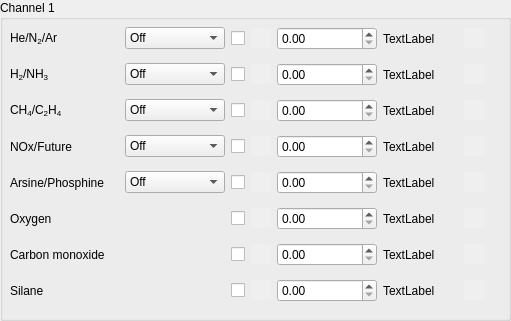
    <widget class="QGroupBox" name="groupBox_2">
     <property name="geometry">
      <rect>
       <x>20</x>
       <y>20</y>
       <width>511</width>
       <height>321</height>
      </rect>
     </property>
     <property name="title">
      <string>Channel 1</string>
     </property>
     <widget class="QWidget" name="gridLayoutWidget">
      <property name="geometry">
       <rect>
        <x>10</x>
        <y>20</y>
        <width>474</width>
        <height>291</height>
       </rect>
      </property>
      <layout class="QGridLayout" name="gridLayout">
       <item row="1" column="2">
        <widget class="QCheckBox" name="checkBox_ch1_mnf1_enable">
         <property name="enabled">
          <bool>true</bool>
         </property>
         <property name="sizePolicy">
          <sizepolicy hsizetype="Fixed" vsizetype="Fixed">
           <horstretch>0</horstretch>
           <verstretch>0</verstretch>
          </sizepolicy>
         </property>
         <property name="text">
          <string/>
         </property>
        </widget>
       </item>
       <item row="1" column="1">
        <widget class="QComboBox" name="comboBox_ch1_mnf1_gas">
         <property name="maximumSize">
          <size>
           <width>100</width>
           <height>16777215</height>
          </size>
         </property>
         <item>
          <property name="text">
           <string>Off</string>
          </property>
         </item>
         <item>
          <property name="text">
           <string>Helium</string>
          </property>
         </item>
         <item>
          <property name="text">
           <string>Nitrogen</string>
          </property>
         </item>
         <item>
          <property name="text">
           <string>Argon</string>
          </property>
         </item>
        </widget>
       </item>
       <item row="1" column="0">
        <widget class="QLabel" name="label_9">
         <property name="maximumSize">
          <size>
           <width>120</width>
           <height>16777215</height>
          </size>
         </property>
         <property name="text">
          <string>&lt;html&gt;&lt;head/&gt;&lt;body&gt;&lt;p&gt;He/N&lt;span style=&quot; vertical-align:sub;&quot;&gt;2&lt;/span&gt;/Ar&lt;/p&gt;&lt;/body&gt;&lt;/html&gt;</string>
         </property>
        </widget>
       </item>
       <item row="8" column="4">
        <widget class="QDoubleSpinBox" name="spinBox_ch1_mnf8_mfc_sp">
         <property name="minimumSize">
          <size>
           <width>100</width>
           <height>0</height>
          </size>
         </property>
         <property name="maximumSize">
          <size>
           <width>100</width>
           <height>16777215</height>
          </size>
         </property>
         <property name="maximum">
          <double>201.000000000000000</double>
         </property>
        </widget>
       </item>
       <item row="8" column="2">
        <widget class="QCheckBox" name="checkBox_ch1_mnf8_enable">
         <property name="enabled">
          <bool>true</bool>
         </property>
         <property name="sizePolicy">
          <sizepolicy hsizetype="Fixed" vsizetype="Fixed">
           <horstretch>0</horstretch>
           <verstretch>0</verstretch>
          </sizepolicy>
         </property>
         <property name="text">
          <string/>
         </property>
        </widget>
       </item>
       <item row="1" column="6">
        <widget class="QLabel" name="label_ch1_mnf1_mfc_status">
         <property name="maximumSize">
          <size>
           <width>20</width>
           <height>20</height>
          </size>
         </property>
         <property name="autoFillBackground">
          <bool>true</bool>
         </property>
         <property name="text">
          <string/>
         </property>
        </widget>
       </item>
       <item row="4" column="0">
        <widget class="QLabel" name="label_51">
         <property name="maximumSize">
          <size>
           <width>120</width>
           <height>16777215</height>
          </size>
         </property>
         <property name="text">
          <string>NOx/Future</string>
         </property>
        </widget>
       </item>
       <item row="7" column="4">
        <widget class="QDoubleSpinBox" name="spinBox_ch1_mnf7_mfc_sp">
         <property name="minimumSize">
          <size>
           <width>100</width>
           <height>0</height>
          </size>
         </property>
         <property name="maximumSize">
          <size>
           <width>100</width>
           <height>16777215</height>
          </size>
         </property>
         <property name="maximum">
          <double>201.000000000000000</double>
         </property>
        </widget>
       </item>
       <item row="6" column="5">
        <widget class="QLabel" name="label_ch1_mnf6_mfc_rb">
         <property name="maximumSize">
          <size>
           <width>75</width>
           <height>16777215</height>
          </size>
         </property>
         <property name="text">
          <string>TextLabel</string>
         </property>
        </widget>
       </item>
       <item row="5" column="3">
        <widget class="QLabel" name="label_ch1_valve5_status">
         <property name="minimumSize">
          <size>
           <width>20</width>
           <height>20</height>
          </size>
         </property>
         <property name="maximumSize">
          <size>
           <width>20</width>
           <height>20</height>
          </size>
         </property>
         <property name="autoFillBackground">
          <bool>true</bool>
         </property>
         <property name="text">
          <string/>
         </property>
        </widget>
       </item>
       <item row="2" column="2">
        <widget class="QCheckBox" name="checkBox_ch1_mnf2_enable">
         <property name="enabled">
          <bool>true</bool>
         </property>
         <property name="sizePolicy">
          <sizepolicy hsizetype="Fixed" vsizetype="Fixed">
           <horstretch>0</horstretch>
           <verstretch>0</verstretch>
          </sizepolicy>
         </property>
         <property name="text">
          <string/>
         </property>
        </widget>
       </item>
       <item row="6" column="4">
        <widget class="QDoubleSpinBox" name="spinBox_ch1_mnf6_mfc_sp">
         <property name="minimumSize">
          <size>
           <width>100</width>
           <height>0</height>
          </size>
         </property>
         <property name="maximumSize">
          <size>
           <width>100</width>
           <height>16777215</height>
          </size>
         </property>
         <property name="maximum">
          <double>201.000000000000000</double>
         </property>
        </widget>
       </item>
       <item row="6" column="2">
        <widget class="QCheckBox" name="checkBox_ch1_mnf6_enable">
         <property name="enabled">
          <bool>true</bool>
         </property>
         <property name="sizePolicy">
          <sizepolicy hsizetype="Fixed" vsizetype="Fixed">
           <horstretch>0</horstretch>
           <verstretch>0</verstretch>
          </sizepolicy>
         </property>
         <property name="text">
          <string/>
         </property>
        </widget>
       </item>
       <item row="2" column="6">
        <widget class="QLabel" name="label_ch1_mnf2_mfc_status">
         <property name="maximumSize">
          <size>
           <width>20</width>
           <height>20</height>
          </size>
         </property>
         <property name="autoFillBackground">
          <bool>true</bool>
         </property>
         <property name="text">
          <string/>
         </property>
        </widget>
       </item>
       <item row="6" column="0">
        <widget class="QLabel" name="label_12">
         <property name="maximumSize">
          <size>
           <width>120</width>
           <height>16777215</height>
          </size>
         </property>
         <property name="text">
          <string>Oxygen</string>
         </property>
        </widget>
       </item>
       <item row="5" column="1">
        <widget class="QComboBox" name="comboBox_ch1_mnf5_gas">
         <property name="maximumSize">
          <size>
           <width>100</width>
           <height>16777215</height>
          </size>
         </property>
         <item>
          <property name="text">
           <string>Off</string>
          </property>
         </item>
         <item>
          <property name="text">
           <string>Phosphine</string>
          </property>
         </item>
         <item>
          <property name="text">
           <string>Arsine</string>
          </property>
         </item>
        </widget>
       </item>
       <item row="6" column="6">
        <widget class="QLabel" name="label_ch1_mnf6_mfc_status">
         <property name="maximumSize">
          <size>
           <width>20</width>
           <height>20</height>
          </size>
         </property>
         <property name="autoFillBackground">
          <bool>true</bool>
         </property>
         <property name="text">
          <string/>
         </property>
        </widget>
       </item>
       <item row="7" column="5">
        <widget class="QLabel" name="label_ch1_mnf7_mfc_rb">
         <property name="maximumSize">
          <size>
           <width>75</width>
           <height>16777215</height>
          </size>
         </property>
         <property name="text">
          <string>TextLabel</string>
         </property>
        </widget>
       </item>
       <item row="8" column="0">
        <widget class="QLabel" name="label_49">
         <property name="maximumSize">
          <size>
           <width>120</width>
           <height>16777215</height>
          </size>
         </property>
         <property name="text">
          <string>Silane</string>
         </property>
        </widget>
       </item>
       <item row="1" column="5">
        <widget class="QLabel" name="label_ch1_mnf1_mfc_rb">
         <property name="maximumSize">
          <size>
           <width>75</width>
           <height>16777215</height>
          </size>
         </property>
         <property name="text">
          <string>TextLabel</string>
         </property>
        </widget>
       </item>
       <item row="3" column="6">
        <widget class="QLabel" name="label_ch1_mnf3_mfc_status">
         <property name="maximumSize">
          <size>
           <width>20</width>
           <height>20</height>
          </size>
         </property>
         <property name="autoFillBackground">
          <bool>true</bool>
         </property>
         <property name="text">
          <string/>
         </property>
        </widget>
       </item>
       <item row="3" column="3">
        <widget class="QLabel" name="label_ch1_valve3_status">
         <property name="minimumSize">
          <size>
           <width>20</width>
           <height>20</height>
          </size>
         </property>
         <property name="maximumSize">
          <size>
           <width>20</width>
           <height>20</height>
          </size>
         </property>
         <property name="autoFillBackground">
          <bool>true</bool>
         </property>
         <property name="text">
          <string/>
         </property>
        </widget>
       </item>
       <item row="2" column="1">
        <widget class="QComboBox" name="comboBox_ch1_mnf2_gas">
         <property name="maximumSize">
          <size>
           <width>100</width>
           <height>16777215</height>
          </size>
         </property>
         <item>
          <property name="text">
           <string>Off</string>
          </property>
         </item>
         <item>
          <property name="text">
           <string>Hydrogen</string>
          </property>
         </item>
         <item>
          <property name="text">
           <string>Ammonia</string>
          </property>
         </item>
        </widget>
       </item>
       <item row="4" column="5">
        <widget class="QLabel" name="label_ch1_mnf4_mfc_rb">
         <property name="maximumSize">
          <size>
           <width>75</width>
           <height>16777215</height>
          </size>
         </property>
         <property name="text">
          <string>TextLabel</string>
         </property>
        </widget>
       </item>
       <item row="2" column="3">
        <widget class="QLabel" name="label_ch1_valve2_status">
         <property name="minimumSize">
          <size>
           <width>20</width>
           <height>20</height>
          </size>
         </property>
         <property name="maximumSize">
          <size>
           <width>20</width>
           <height>20</height>
          </size>
         </property>
         <property name="autoFillBackground">
          <bool>true</bool>
         </property>
         <property name="text">
          <string/>
         </property>
        </widget>
       </item>
       <item row="4" column="1">
        <widget class="QComboBox" name="comboBox_ch1_mnf4_gas">
         <property name="maximumSize">
          <size>
           <width>100</width>
           <height>16777215</height>
          </size>
         </property>
         <item>
          <property name="text">
           <string>Off</string>
          </property>
         </item>
         <item>
          <property name="text">
           <string>Nitric Oxide</string>
          </property>
         </item>
         <item>
          <property name="text">
           <string>Future</string>
          </property>
         </item>
        </widget>
       </item>
       <item row="2" column="5">
        <widget class="QLabel" name="label_ch1_mnf2_mfc_rb">
         <property name="maximumSize">
          <size>
           <width>75</width>
           <height>16777215</height>
          </size>
         </property>
         <property name="text">
          <string>TextLabel</string>
         </property>
        </widget>
       </item>
       <item row="5" column="5">
        <widget class="QLabel" name="label_ch1_mnf5_mfc_rb">
         <property name="maximumSize">
          <size>
           <width>75</width>
           <height>16777215</height>
          </size>
         </property>
         <property name="text">
          <string>TextLabel</string>
         </property>
        </widget>
       </item>
       <item row="3" column="5">
        <widget class="QLabel" name="label_ch1_mnf3_mfc_rb">
         <property name="maximumSize">
          <size>
           <width>75</width>
           <height>16777215</height>
          </size>
         </property>
         <property name="text">
          <string>TextLabel</string>
         </property>
        </widget>
       </item>
       <item row="8" column="5">
        <widget class="QLabel" name="label_ch1_mnf8_mfc_rb">
         <property name="maximumSize">
          <size>
           <width>75</width>
           <height>16777215</height>
          </size>
         </property>
         <property name="text">
          <string>TextLabel</string>
         </property>
        </widget>
       </item>
       <item row="3" column="2">
        <widget class="QCheckBox" name="checkBox_ch1_mnf3_enable">
         <property name="enabled">
          <bool>true</bool>
         </property>
         <property name="sizePolicy">
          <sizepolicy hsizetype="Fixed" vsizetype="Fixed">
           <horstretch>0</horstretch>
           <verstretch>0</verstretch>
          </sizepolicy>
         </property>
         <property name="text">
          <string/>
         </property>
        </widget>
       </item>
       <item row="7" column="2">
        <widget class="QCheckBox" name="checkBox_ch1_mnf7_enable">
         <property name="enabled">
          <bool>true</bool>
         </property>
         <property name="sizePolicy">
          <sizepolicy hsizetype="Fixed" vsizetype="Fixed">
           <horstretch>0</horstretch>
           <verstretch>0</verstretch>
          </sizepolicy>
         </property>
         <property name="text">
          <string/>
         </property>
        </widget>
       </item>
       <item row="6" column="3">
        <widget class="QLabel" name="label_ch1_valve6_status">
         <property name="minimumSize">
          <size>
           <width>20</width>
           <height>20</height>
          </size>
         </property>
         <property name="maximumSize">
          <size>
           <width>20</width>
           <height>20</height>
          </size>
         </property>
         <property name="autoFillBackground">
          <bool>true</bool>
         </property>
         <property name="text">
          <string/>
         </property>
        </widget>
       </item>
       <item row="8" column="6">
        <widget class="QLabel" name="label_ch1_mnf8_mfc_status">
         <property name="maximumSize">
          <size>
           <width>20</width>
           <height>20</height>
          </size>
         </property>
         <property name="autoFillBackground">
          <bool>true</bool>
         </property>
         <property name="text">
          <string/>
         </property>
        </widget>
       </item>
       <item row="4" column="2">
        <widget class="QCheckBox" name="checkBox_ch1_mnf4_enable">
         <property name="enabled">
          <bool>true</bool>
         </property>
         <property name="sizePolicy">
          <sizepolicy hsizetype="Fixed" vsizetype="Fixed">
           <horstretch>0</horstretch>
           <verstretch>0</verstretch>
          </sizepolicy>
         </property>
         <property name="text">
          <string/>
         </property>
        </widget>
       </item>
       <item row="4" column="6">
        <widget class="QLabel" name="label_ch1_mnf4_mfc_status">
         <property name="maximumSize">
          <size>
           <width>20</width>
           <height>20</height>
          </size>
         </property>
         <property name="autoFillBackground">
          <bool>true</bool>
         </property>
         <property name="text">
          <string/>
         </property>
        </widget>
       </item>
       <item row="2" column="4">
        <widget class="QDoubleSpinBox" name="spinBox_ch1_mnf2_mfc_sp">
         <property name="minimumSize">
          <size>
           <width>100</width>
           <height>0</height>
          </size>
         </property>
         <property name="maximumSize">
          <size>
           <width>100</width>
           <height>16777215</height>
          </size>
         </property>
         <property name="maximum">
          <double>201.000000000000000</double>
         </property>
        </widget>
       </item>
       <item row="1" column="4">
        <widget class="QDoubleSpinBox" name="spinBox_ch1_mnf1_mfc_sp">
         <property name="minimumSize">
          <size>
           <width>100</width>
           <height>0</height>
          </size>
         </property>
         <property name="maximumSize">
          <size>
           <width>100</width>
           <height>16777215</height>
          </size>
         </property>
         <property name="maximum">
          <double>201.000000000000000</double>
         </property>
        </widget>
       </item>
       <item row="7" column="6">
        <widget class="QLabel" name="label_ch1_mnf7_mfc_status">
         <property name="maximumSize">
          <size>
           <width>20</width>
           <height>20</height>
          </size>
         </property>
         <property name="autoFillBackground">
          <bool>true</bool>
         </property>
         <property name="text">
          <string/>
         </property>
        </widget>
       </item>
       <item row="3" column="4">
        <widget class="QDoubleSpinBox" name="spinBox_ch1_mnf3_mfc_sp">
         <property name="minimumSize">
          <size>
           <width>100</width>
           <height>0</height>
          </size>
         </property>
         <property name="maximumSize">
          <size>
           <width>100</width>
           <height>16777215</height>
          </size>
         </property>
         <property name="maximum">
          <double>201.000000000000000</double>
         </property>
        </widget>
       </item>
       <item row="7" column="3">
        <widget class="QLabel" name="label_ch1_valve7_status">
         <property name="minimumSize">
          <size>
           <width>20</width>
           <height>20</height>
          </size>
         </property>
         <property name="maximumSize">
          <size>
           <width>20</width>
           <height>20</height>
          </size>
         </property>
         <property name="autoFillBackground">
          <bool>true</bool>
         </property>
         <property name="text">
          <string/>
         </property>
        </widget>
       </item>
       <item row="7" column="0">
        <widget class="QLabel" name="label_14">
         <property name="maximumSize">
          <size>
           <width>120</width>
           <height>16777215</height>
          </size>
         </property>
         <property name="text">
          <string>Carbon monoxide</string>
         </property>
        </widget>
       </item>
       <item row="3" column="0">
        <widget class="QLabel" name="label_11">
         <property name="maximumSize">
          <size>
           <width>120</width>
           <height>16777215</height>
          </size>
         </property>
         <property name="text">
          <string>&lt;html&gt;&lt;head/&gt;&lt;body&gt;&lt;p&gt;CH&lt;span style=&quot; vertical-align:sub;&quot;&gt;4&lt;/span&gt;/C&lt;span style=&quot; vertical-align:sub;&quot;&gt;2&lt;/span&gt;H&lt;span style=&quot; vertical-align:sub;&quot;&gt;4&lt;/span&gt;&lt;/p&gt;&lt;/body&gt;&lt;/html&gt;</string>
         </property>
        </widget>
       </item>
       <item row="8" column="3">
        <widget class="QLabel" name="label_ch1_valve8_status">
         <property name="minimumSize">
          <size>
           <width>20</width>
           <height>20</height>
          </size>
         </property>
         <property name="maximumSize">
          <size>
           <width>20</width>
           <height>20</height>
          </size>
         </property>
         <property name="autoFillBackground">
          <bool>true</bool>
         </property>
         <property name="text">
          <string/>
         </property>
        </widget>
       </item>
       <item row="4" column="4">
        <widget class="QDoubleSpinBox" name="spinBox_ch1_mnf4_mfc_sp">
         <property name="minimumSize">
          <size>
           <width>100</width>
           <height>0</height>
          </size>
         </property>
         <property name="maximumSize">
          <size>
           <width>100</width>
           <height>16777215</height>
          </size>
         </property>
         <property name="maximum">
          <double>201.000000000000000</double>
         </property>
        </widget>
       </item>
       <item row="3" column="1">
        <widget class="QComboBox" name="comboBox_ch1_mnf3_gas">
         <property name="maximumSize">
          <size>
           <width>100</width>
           <height>16777215</height>
          </size>
         </property>
         <item>
          <property name="text">
           <string>Off</string>
          </property>
         </item>
         <item>
          <property name="text">
           <string>Methane</string>
          </property>
         </item>
         <item>
          <property name="text">
           <string>Ethylene</string>
          </property>
         </item>
        </widget>
       </item>
       <item row="5" column="4">
        <widget class="QDoubleSpinBox" name="spinBox_ch1_mnf5_mfc_sp">
         <property name="minimumSize">
          <size>
           <width>100</width>
           <height>0</height>
          </size>
         </property>
         <property name="maximumSize">
          <size>
           <width>100</width>
           <height>16777215</height>
          </size>
         </property>
         <property name="maximum">
          <double>201.000000000000000</double>
         </property>
        </widget>
       </item>
       <item row="2" column="0">
        <widget class="QLabel" name="label_10">
         <property name="maximumSize">
          <size>
           <width>120</width>
           <height>16777215</height>
          </size>
         </property>
         <property name="text">
          <string>&lt;html&gt;&lt;head/&gt;&lt;body&gt;&lt;p&gt;H&lt;span style=&quot; vertical-align:sub;&quot;&gt;2&lt;/span&gt;/NH&lt;span style=&quot; vertical-align:sub;&quot;&gt;3&lt;/span&gt;&lt;/p&gt;&lt;/body&gt;&lt;/html&gt;</string>
         </property>
        </widget>
       </item>
       <item row="1" column="3">
        <widget class="QLabel" name="label_ch1_valve1_status">
         <property name="minimumSize">
          <size>
           <width>20</width>
           <height>20</height>
          </size>
         </property>
         <property name="maximumSize">
          <size>
           <width>20</width>
           <height>20</height>
          </size>
         </property>
         <property name="autoFillBackground">
          <bool>true</bool>
         </property>
         <property name="text">
          <string/>
         </property>
        </widget>
       </item>
       <item row="5" column="2">
        <widget class="QCheckBox" name="checkBox_ch1_mnf5_enable">
         <property name="enabled">
          <bool>true</bool>
         </property>
         <property name="sizePolicy">
          <sizepolicy hsizetype="Fixed" vsizetype="Fixed">
           <horstretch>0</horstretch>
           <verstretch>0</verstretch>
          </sizepolicy>
         </property>
         <property name="text">
          <string/>
         </property>
        </widget>
       </item>
       <item row="4" column="3">
        <widget class="QLabel" name="label_ch1_valve4_status">
         <property name="minimumSize">
          <size>
           <width>20</width>
           <height>20</height>
          </size>
         </property>
         <property name="maximumSize">
          <size>
           <width>20</width>
           <height>20</height>
          </size>
         </property>
         <property name="autoFillBackground">
          <bool>true</bool>
         </property>
         <property name="text">
          <string/>
         </property>
        </widget>
       </item>
       <item row="5" column="6">
        <widget class="QLabel" name="label_ch1_mnf5_mfc_status">
         <property name="maximumSize">
          <size>
           <width>20</width>
           <height>20</height>
          </size>
         </property>
         <property name="autoFillBackground">
          <bool>true</bool>
         </property>
         <property name="text">
          <string/>
         </property>
        </widget>
       </item>
       <item row="5" column="0">
        <widget class="QLabel" name="label_53">
         <property name="maximumSize">
          <size>
           <width>120</width>
           <height>16777215</height>
          </size>
         </property>
         <property name="text">
          <string>Arsine/Phosphine</string>
         </property>
        </widget>
       </item>
      </layout>
     </widget>
     <widget class="QLabel" name="label_ch1_reactor_status_6">
      <property name="geometry">
       <rect>
        <x>410</x>
        <y>350</y>
        <width>8</width>
        <height>20</height>
       </rect>
      </property>
      <property name="maximumSize">
       <size>
        <width>20</width>
        <height>20</height>
       </size>
      </property>
      <property name="autoFillBackground">
       <bool>true</bool>
      </property>
      <property name="text">
       <string/>
      </property>
     </widget>
     <widget class="QLabel" name="label_ch1_reactor_status_7">
      <property name="geometry">
       <rect>
        <x>510</x>
        <y>360</y>
        <width>8</width>
        <height>20</height>
       </rect>
      </property>
      <property name="maximumSize">
       <size>
        <width>20</width>
        <height>20</height>
       </size>
      </property>
      <property name="autoFillBackground">
       <bool>true</bool>
      </property>
      <property name="text">
       <string/>
      </property>
     </widget>
     <widget class="QLabel" name="label_ch1_reactor_status_8">
      <property name="geometry">
       <rect>
        <x>510</x>
        <y>360</y>
        <width>8</width>
        <height>20</height>
       </rect>
      </property>
      <property name="maximumSize">
       <size>
        <width>20</width>
        <height>20</height>
       </size>
      </property>
      <property name="autoFillBackground">
       <bool>true</bool>
      </property>
      <property name="text">
       <string/>
      </property>
     </widget>
    </widget>
